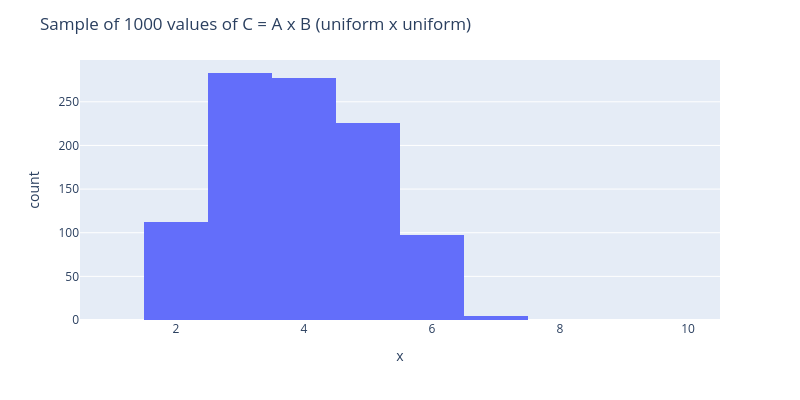
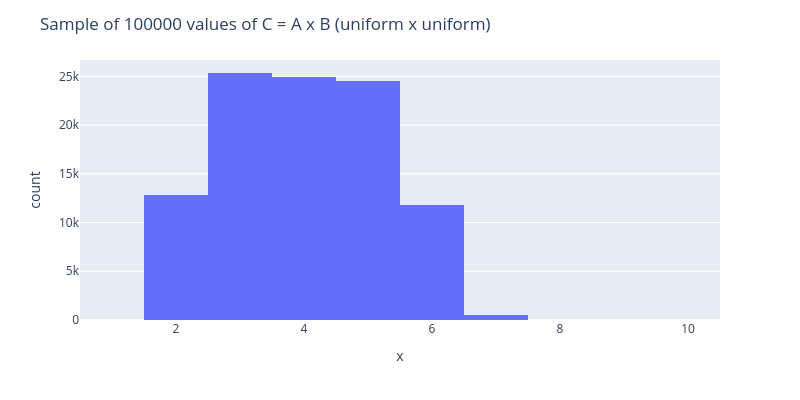
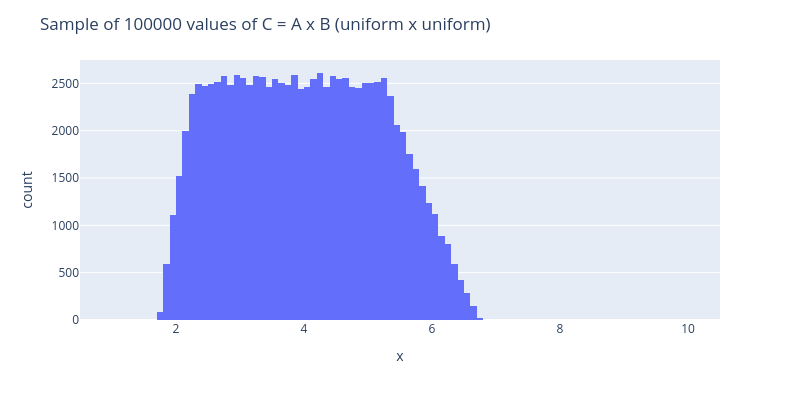

Write notebook code for charts like these, in order.
### Code cell
# Histogram up to 1000/10k samples of C = A x B.
# Discretise C by bins of width 1 starting at .5, i.e. 0.5-1.5, 1.5-2.5, 2.5-3.5, etc.

# -> The shape of the histogram depends on the amount of outcome values of C that fall in the each bin.
# The bins below 1.5 and above 7.5 will be empty.
# The middle bins will have the same number of values
# C is in the range 0.5*3.5=1.75 to 1.5*4.5=6.75. Therefore, the bins 1.5-2.5 and 6.5-7.5 have a spread that is not covered by 
## the spread of C. Those bins will have fewer values than the other bins.
# At the upper and lower boundaries, the probability decreases linearly with the distance from the boundary. This is because
## the set of inputs that give the same outcome gets smaller on the boundaries.

def plot_c(n, bin_width):
    sample = generate_c(n)
    print("Min and max of sample:", min(sample), max(sample))
    # Use plotly express to generate a histogram of sample values of C with bin width of 1 and starting at 0.5
    fig = px.histogram(x=sample, range_x=[0.5, 10.5])
    fig.update_traces(xbins=dict( # bins used for histogram
            start=0.5,
            end=10,
            size=bin_width
        ))
    # Update figure size
    fig.update_layout(
        width=800,
        height=400,
        title=f"Sample of {n} values of C = A x B (uniform x uniform)",
    )
    fig.show()

plot_c(1000, 1)
plot_c(100000, 1)
plot_c(100000, 0.1)

### Figure 1 — Plotly figure (JSON) as saved in the notebook; plotly's stock layout.template omitted (floating-point values rounded to 4 significant figures; data arrays with more than 128 entries replaced by an {"elided": "..."} marker saying what was removed)
{"data": [{"alignmentgroup": "True", "bingroup": "x", "hovertemplate": "x=%{x}<br>count=%{y}<extra></extra>", "legendgroup": "", "marker": {"color": "#636efa", "pattern": {"shape": ""}}, "name": "", "offsetgroup": "", "orientation": "v", "showlegend": false, "type": "histogram", "x": {"elided": "1000 float values"}, "xaxis": "x", "xbins": {"end": 10, "size": 1, "start": 0.5}, "yaxis": "y"}], "layout": {"barmode": "relative", "height": 400, "legend": {"tracegroupgap": 0}, "margin": {"t": 60}, "title": {"text": "Sample of 1000 values of C = A x B (uniform x uniform)"}, "width": 800, "xaxis": {"anchor": "y", "domain": [0, 1], "range": [0.5, 10.5], "title": {"text": "x"}}, "yaxis": {"anchor": "x", "domain": [0, 1], "title": {"text": "count"}}}}

### Figure 2 — Plotly figure (JSON) as saved in the notebook; plotly's stock layout.template omitted (floating-point values rounded to 4 significant figures; data arrays with more than 128 entries replaced by an {"elided": "..."} marker saying what was removed)
{"data": [{"alignmentgroup": "True", "bingroup": "x", "hovertemplate": "x=%{x}<br>count=%{y}<extra></extra>", "legendgroup": "", "marker": {"color": "#636efa", "pattern": {"shape": ""}}, "name": "", "offsetgroup": "", "orientation": "v", "showlegend": false, "type": "histogram", "x": {"elided": "100000 float values"}, "xaxis": "x", "xbins": {"end": 10, "size": 1, "start": 0.5}, "yaxis": "y"}], "layout": {"barmode": "relative", "height": 400, "legend": {"tracegroupgap": 0}, "margin": {"t": 60}, "title": {"text": "Sample of 100000 values of C = A x B (uniform x uniform)"}, "width": 800, "xaxis": {"anchor": "y", "domain": [0, 1], "range": [0.5, 10.5], "title": {"text": "x"}}, "yaxis": {"anchor": "x", "domain": [0, 1], "title": {"text": "count"}}}}

### Figure 3 — Plotly figure (JSON) as saved in the notebook; plotly's stock layout.template omitted (floating-point values rounded to 4 significant figures; data arrays with more than 128 entries replaced by an {"elided": "..."} marker saying what was removed)
{"data": [{"alignmentgroup": "True", "bingroup": "x", "hovertemplate": "x=%{x}<br>count=%{y}<extra></extra>", "legendgroup": "", "marker": {"color": "#636efa", "pattern": {"shape": ""}}, "name": "", "offsetgroup": "", "orientation": "v", "showlegend": false, "type": "histogram", "x": {"elided": "100000 float values"}, "xaxis": "x", "xbins": {"end": 10, "size": 0.1, "start": 0.5}, "yaxis": "y"}], "layout": {"barmode": "relative", "height": 400, "legend": {"tracegroupgap": 0}, "margin": {"t": 60}, "title": {"text": "Sample of 100000 values of C = A x B (uniform x uniform)"}, "width": 800, "xaxis": {"anchor": "y", "domain": [0, 1], "range": [0.5, 10.5], "title": {"text": "x"}}, "yaxis": {"anchor": "x", "domain": [0, 1], "title": {"text": "count"}}}}
